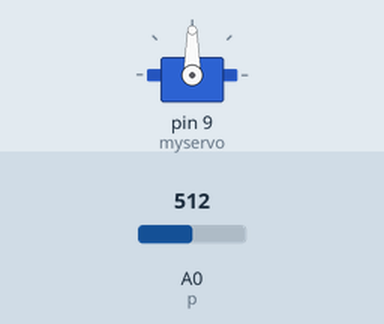
Recording of a sketch running on a simulated Arduino Uno, built with avr-gcc and run on an emulated ATmega328P. Shown: servo. The test bench sets the inputs (shaded band); at power-on: A0 (p) = 512.

Above: at 1.2 s.
1.3 s: A0 (p) set to 716
At 2.3 s:
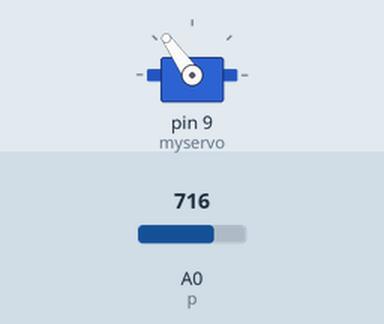
2.8 s: A0 (p) set to 900
At 3.1 s:
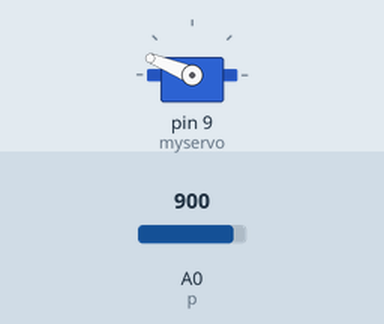
4.3 s: A0 (p) set to 1023
At 4.6 s:
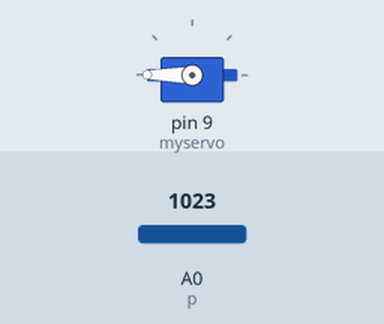
5.8 s: A0 (p) set to 306
At 6.6 s:
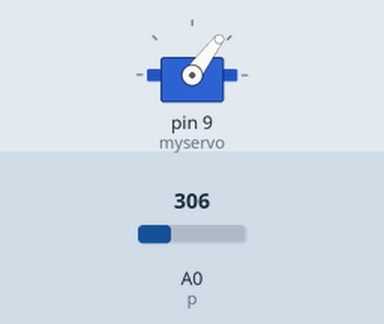
7.3 s: A0 (p) set to 122
At 8.1 s:
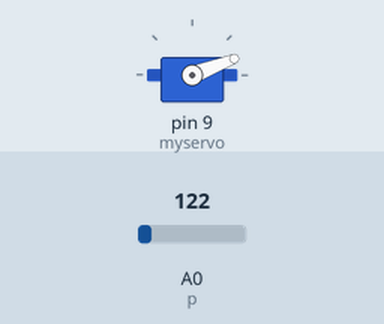
Timing chart, 0 to 9.8 s (numbered marks = the images above; inputs shaded):
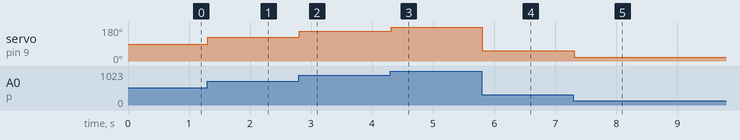

The sketch:

1.ino
```cpp
#include <Servo.h>

Servo myservo;  // create servo object to control a servo

int p = 0;  // analog pin used to connect the potentiometer
int valor;    // variable to read the value from the analog pin

void setup()
{
  myservo.attach(9);  // attaches the servo on pin 9 to the servo object
}

void loop()
{
   valor = analogRead(p);            // reads the value of the potentiometer (value between 0 and 1023)
  valor = map(valor, 0, 1023, 0, 180);     // scale it to use it with the servo (value between 0 and 180)
  myservo.write(valor);                  // sets the servo position according to the scaled value
  delay(15);                           // waits for the servo to get there
}
```

Measured:
- after the input at 1.3 s, servo on pin 9 (myservo): 90° → 125° at once
- after the input at 2.8 s, servo on pin 9 (myservo): 125° → 158° at once
- after the input at 4.3 s, servo on pin 9 (myservo): 158° → 180° at once
- after the input at 5.8 s, servo on pin 9 (myservo): 180° → 53° at once
- after the input at 7.3 s, servo on pin 9 (myservo): 53° → 21° at once
